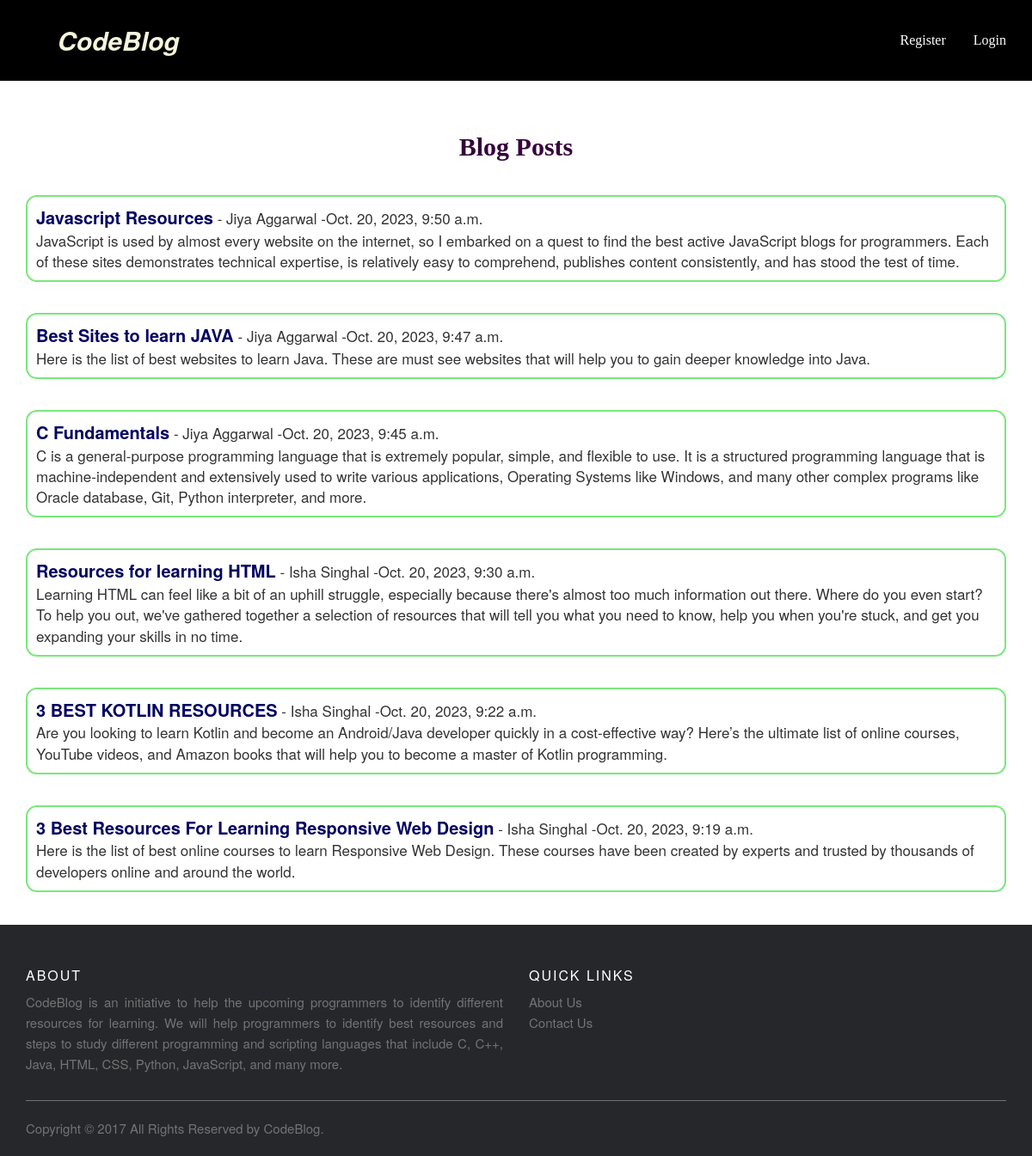
/home/, run on the app's committed database.
### Myapp/models.py (models this page shows, shortened)
class Post(models.Model):
    title=models.CharField(max_length=1000)
    title_tag=models.CharField(max_length=255,default='home')
    content = RichTextField(blank=True, null=True)
    author=models.ForeignKey(User, on_delete=models.CASCADE)
    created_at=models.DateTimeField(default=timezone.now)
    date_posted= models.DateTimeField(default=timezone.now)
    snippet= models.CharField(max_length=800,default='Write a snippet for your post here!!')
    likes = models.ManyToManyField(User, related_name='blog_posts')
    class Meta:
        db_table = "post_data"

### Myapp/views.py (the view)
# urls.py: path("home/", HomeView.as_view(),name="blog-home"),
class HomeView(ListView):
   model = Post
   template_name="home.html"
   ordering = ['-date_posted']

### Myapp/templates/home.html (shortened to what this page needs)
{% extends 'base2.html' %}
{% load static %}
{% block content %}
<link rel="stylesheet" href="{% static 'css/home.css' %}">
<br>
<br>
<center>
<h1>Blog Posts</h1>
</center>
<ul>
{% for post in object_list %}
    <li class="blogpost"><a href="{% url 'article-detail' post.pk %}" class="Titleblog" style="text-decoration: none;">{{ post.title }}</a> -
    {{ post.author.first_name }}
    {{ post.author.last_name }}
    -{{ post.date_posted }}
    <br>
    {{ post.snippet }}
    </li><br>
{% endfor %}
</ul>
{% endblock content %}

### Myapp/templates/base2.html (shortened to what this page needs)
{% load static %}
<!DOCTYPE html>
<html lang="en">
<head>
    <link rel="stylesheet" href="https://maxcdn.bootstrapcdn.com/bootstrap/3.3.7/css/bootstrap.min.css"/>
    <link rel="stylesheet" href="https://cdnjs.cloudflare.com/ajax/libs/font-awesome/4.7.0/css/font-awesome.min.css">
    <link rel ="stylesheet" href="{% static 'css/base2.css' %}">
</head>
<body>
    <header>
        <div class="header" id="navbar">
          <a href=# class="logo">CodeBlog</a>
          <div class="header-right">
            {% if user.is_authenticated %}
              <a  href="{% url 'blog-home' %}" class="active">Home</a>
              <a href="{% url 'add-blog' %}">Add Blog</a>
              <div class="dropdown">
                <button class="dropbtn">Profile
                <i class="fa fa-caret-down"></i>
                </button>
               <li> <div class="dropdown-content">
                <a href="{% url 'edit_profile' %}">Edit Settings</a>
                {% if user.profile.id %}
                   <a href="{% url 'edit_profile_page' user.profile.id %}">Edit Profile Page</a>
                   <a href="{% url 'show_profile_page' user.profile.id %}">Show Profile Page</a>
                {% else %}
                   <a href="{% url 'create_profile_page' %}">Create Profile Page</a>
                {% endif %}
                  {% comment %} <a href="#">Link 2</a>
                  <a href="#">Link 3</a> {% endcomment %}
                </div>
              </li>
              </div>
              <a href="{% url 'password' %}">Change Password</a>
              <a href="{% url 'logout' %}">Logout</a>
            {% else %}
              <a href="{% url 'register' %}">Register</a>
              <a href="{% url 'login' %}">Login</a>
            {% endif %}
          </div>
</div>
</header>
<div class="container">
  {% block content %}
  {% endblock %}
</div>
<footer class="fixed-bottom">
  <div class="container">
    <div class="row">
      <div class="col-sm-12 col-md-6">
        <h6>About</h6>
        <p class="text-justify">CodeBlog is an initiative  to help the upcoming programmers to identify different resources for learning.
          We will help programmers to identify best resources and steps to study different programming and scripting languages that include C, C++, Java, HTML, CSS, Python, JavaScript, and many more.</p>
      </div>
      <div class="col-xs-6 col-md-3">
        <h6>Quick Links</h6>
        <ul class="footer-links">
          <li><a href="http://scanfcode.com/about/">About Us</a></li>
          <li><a href="{% url 'index' %}">Contact Us</a></li>
        </ul>
      </div>
    </div>
    <hr>
  </div>
  <div class="container">
    <div class="row" >
      <div class="col-md-8 col-sm-6 col-xs-12">
        <p class="copyright-text">Copyright &copy; 2017 All Rights Reserved by CodeBlog.
        </p>
      </div>
    </div>
  </div>
</footer>
</body>
</html>

### Myapp/static/css/base2.css (style rules this page uses)
* { margin: 0px; padding: 0px; }
.header { overflow: hidden; background-color: black; padding: 20px 10px; }
.header a { float: left; color:white; text-align: center; padding: 12px; font-size: 16px; text-decoration: none; line-height: 30px; cursor: pointer; border-radius: 4px; margin-right: 8px; }
.header a.logo { font-size: 30px; font-weight: bold; font-style: oblique; margin-left:4.5rem; font-style: oblique; color: beige; }
.header-right { float: right; }
.header-right a { font-family: cursive; }
.fixed-bottom { background-color:#26272b; padding:45px 0 20px ; font-size:15px; line-height:24px; color:#737373; width:100%; }
.fixed-bottom hr { border-top-color:#bbb; opacity:0.5; }
.fixed-bottom h6 { color:#fff; font-size:16px; text-transform:uppercase; margin-top:5px; letter-spacing:2px; }
.fixed-bottom a { color:#737373; }
.footer-links { padding-left:0; list-style:none; }
.footer-links li { display:block; }
.footer-links a { color:#737373; }
.copyright-text { margin:0; }

### Myapp/static/css/home.css (style rules this page uses)
h1 { margin-bottom: 40px; font-family:Georgia, 'Times New Roman', Times, serif; font-weight: 600; font-size: 30px; margin-top: 20px; color:rgb(53, 2, 59); }
li.blogpost { font-size: 17px; border: 2px solid rgb(122, 231, 122); border-radius: 13px; max-block-size: 150px; padding: 10px; margin: 8px 0; height: max-content; }
.Titleblog { font-size: 20px; color:rgb(4, 4, 97); font-weight: 700; }
ul { list-style-type: none; }

### data on the page
Post: title "Javascript Resources", author.first_name "Jiya", author.last_name "Aggarwal", date_posted "Oct. 20, 2023, 9:50 a.m.", snippet "JavaScript is used by almost every website on the internet, so I embarked on a quest to find the best active JavaScript blogs for programmers. Each of these sites demonstrates technical expertise, is relatively easy to comprehend, publishes content consistently, and has stood the test of time."
Post: title "Best Sites to learn JAVA", author.first_name "Jiya", author.last_name "Aggarwal", date_posted "Oct. 20, 2023, 9:47 a.m.", snippet "Here is the list of best websites to learn Java. These are must see websites that will help you to gain deeper knowledge into Java."
Post: title "C Fundamentals", author.first_name "Jiya", author.last_name "Aggarwal", date_posted "Oct. 20, 2023, 9:45 a.m.", snippet "C is a general-purpose programming language that is extremely popular, simple, and flexible to use. It is a structured programming language that is machine-independent and extensively used to write various applications, Operating Systems like Windows, and many other complex programs like Oracle database, Git, Python interpreter, and more."
Post: title "Resources for learning HTML", author.first_name "Isha", author.last_name "Singhal", date_posted "Oct. 20, 2023, 9:30 a.m.", snippet "Learning HTML can feel like a bit of an uphill struggle, especially because there's almost too much information out there. Where do you even start?To help you out, we've gathered together a selection of resources that will tell you what you need to know, help you when you're stuck, and get you expanding your skills in no time."
Post: title "3 BEST KOTLIN RESOURCES", author.first_name "Isha", author.last_name "Singhal", date_posted "Oct. 20, 2023, 9:22 a.m.", snippet "Are you looking to learn Kotlin and become an Android/Java developer quickly in a cost-effective way? Here’s the ultimate list of online courses, YouTube videos, and Amazon books that will help you to become a master of Kotlin programming."
Post: title "3 Best Resources For Learning Responsive Web Design", author.first_name "Isha", author.last_name "Singhal", date_posted "Oct. 20, 2023, 9:19 a.m.", snippet "Here is the list of best online courses to learn Responsive Web Design. These courses have been created by experts and trusted by thousands of developers online and around the world."
